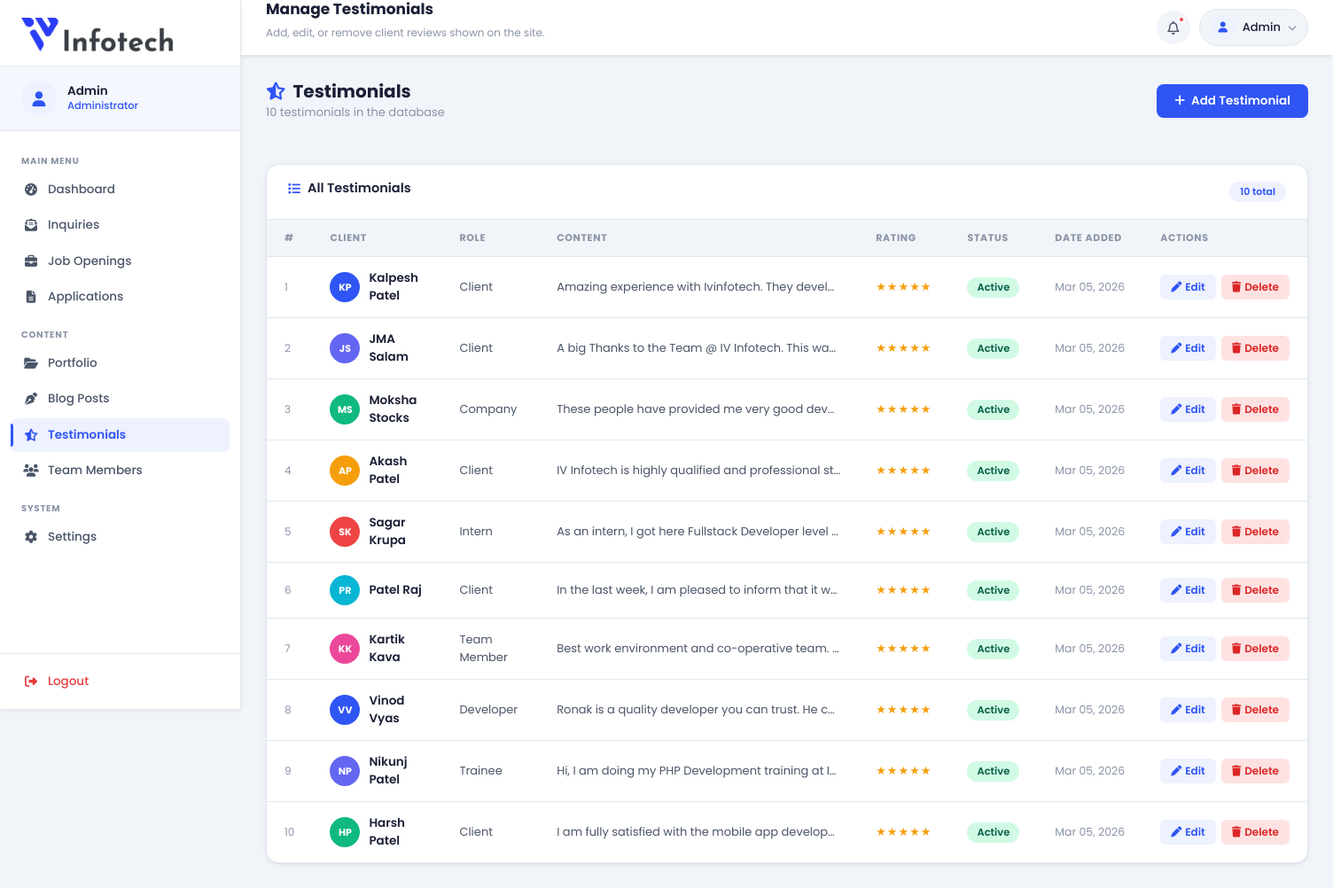
/admin/testimonials (signed in), run on the app's committed database.
### app.py (models this page shows, shortened)
class AdminUser(UserMixin, db.Model):
    __tablename__ = 'admin_users'
    id = db.Column(db.Integer, primary_key=True)
    username = db.Column(db.String(80), unique=True, nullable=False)
    password_hash = db.Column(db.String(256), nullable=False)

class Testimonial(db.Model):
    __tablename__ = 'testimonials'
    id          = db.Column(db.Integer, primary_key=True)
    client_name = db.Column(db.String(120), nullable=False)
    client_role = db.Column(db.String(120), nullable=False)
    content     = db.Column(db.Text, nullable=False)
    rating      = db.Column(db.Integer, default=5, nullable=False)
    is_active   = db.Column(db.Boolean, default=True, nullable=False)
    created_at  = db.Column(db.DateTime, default=datetime.utcnow)

### app.py (the view)
@app.route('/admin/testimonials')
@login_required
def admin_testimonials():
    all_testimonials = Testimonial.query.order_by(Testimonial.created_at.desc()).all()
    return render_template('admin/testimonials.html', testimonials=all_testimonials)

### app.py (called while the page is built)
def get_site_settings():
    rows = SiteSettings.query.all()
    result = dict(_SETTINGS_DEFAULTS)
    for row in rows:
        result[row.key] = row.value or ''
    return result

@app.context_processor
def inject_site_settings():
    try:
        return {'site': get_site_settings()}
    except Exception:
        return {'site': dict(_SETTINGS_DEFAULTS)}

@login_manager.user_loader
def load_user(user_id):
    return db.session.get(AdminUser, int(user_id))

@app.context_processor
def inject_globals():
    return {'now': datetime.utcnow()}

### templates/admin/testimonials.html (shortened to what this page needs)
{% extends 'admin/base.html' %}
{% block topbar_title %}Manage Testimonials{% endblock %}
{% block topbar_sub %}Add, edit, or remove client reviews shown on the site.{% endblock %}
{% block content %}
            <div class="page-header-bar">
                <div>
                    <h1><i class="fa-solid fa-star-half-stroke" style="color:var(--primary-blue);margin-right:8px;"></i>Testimonials</h1>
                    <p>{{ testimonials | length }} testimonial{{ 's' if testimonials | length != 1 }} in the database</p>
                </div>
                <button class="btn-add" data-bs-toggle="modal" data-bs-target="#addModal">
                    <i class="fa-solid fa-plus"></i> Add Testimonial
                </button>
            </div>
            <div class="panel">
                <div class="panel__header">
                    <h2 class="panel__title"><i class="fa-solid fa-list"></i> All Testimonials</h2>
                    <span class="panel__badge">{{ testimonials | length }} total</span>
                </div>
                <div class="table-wrap">
                    {% if testimonials %}
                    <table class="data-table">
                        <thead>
                            <tr>
                                <th>#</th>
                                <th>Client</th>
                                <th>Role</th>
                                <th>Content</th>
                                <th>Rating</th>
                                <th>Status</th>
                                <th>Date Added</th>
                                <th>Actions</th>
                            </tr>
                        </thead>
                        <tbody>
                            {% for t in testimonials %}
                            {% set words = t.client_name.split() %}
                            {% set initials = (words[0][0] + (words[-1][0] if words|length > 1 else '')) | upper %}
                            {% set avatar_colors = ['#2F55F4','#6366f1','#10b981','#f59e0b','#ef4444','#06b6d4','#ec4899'] %}
                            {% set color = avatar_colors[loop.index0 % (avatar_colors | length)] %}
                            <tr>
                                <td style="color:var(--text-muted);font-size:12px;">{{ loop.index }}</td>
                                <td>
                                    <div class="applicant-cell">
                                        <div class="applicant-avatar" style="background:{{ color }};width:34px;height:34px;font-size:11px;">{{ initials }}</div>
                                        <strong style="font-size:13.5px;">{{ t.client_name }}</strong>
                                    </div>
                                </td>
                                <td style="font-size:13px;color:var(--text-mid);">{{ t.client_role }}</td>
                                <td>
                                    <div class="content-cell" title="{{ t.content }}">{{ t.content }}</div>
                                </td>
                                <td>
                                    <span class="star-display">
                                        {% for _ in range(t.rating) %}★{% endfor %}{% for _ in range(5 - t.rating) %}☆{% endfor %}
                                    </span>
                                </td>
                                <td>
                                    {% if t.is_active %}
                                    <span class="status-pill status-pill--green">Active</span>
                                    {% else %}
                                    <span class="status-pill status-pill--red">Inactive</span>
                                    {% endif %}
                                </td>
                                <td style="font-size:12.5px;color:var(--text-muted);white-space:nowrap;">
                                    {{ t.created_at.strftime('%b %d, %Y') if t.created_at else '—' }}
                                </td>
                                <td>
                                    <div style="display:flex;gap:6px;align-items:center;">
                                        <button class="btn-edit"
                                            onclick="openEditModal({{ t.id }}, '{{ t.client_name | replace("'", "\\'") }}', '{{ t.client_role | replace("'", "\\'") }}', {{ t.rating }}, {{ 'true' if t.is_active else 'false' }}, this)"
                                            data-content="{{ t.content | e }}">
                                            <i class="fa-solid fa-pen"></i> Edit
                                        </button>
                                        <button class="btn-delete"
                                            onclick="openDeleteModal({{ t.id }}, '{{ t.client_name | replace("'", "\\'") }}')">
                                            <i class="fa-solid fa-trash"></i> Delete
                                        </button>
                                    </div>
                                </td>
                            </tr>
                            {% endfor %}
                        </tbody>
                    </table>
                    {% else %}
                    <div class="empty-state">
                        <i class="fa-regular fa-star"></i>
                        <p>No testimonials yet. Click <strong>Add Testimonial</strong> to get started.</p>
                    </div>
                    {% endif %}
                </div>
            </div>
{% endblock %}

### templates/admin/base.html (shortened to what this page needs)
﻿<!DOCTYPE html>
<html lang="en">
<head>
    <link rel="stylesheet" href="https://cdnjs.cloudflare.com/ajax/libs/font-awesome/6.5.1/css/all.min.css">
    <link href="https://cdn.jsdelivr.net/npm/bootstrap@5.3.3/dist/css/bootstrap.min.css" rel="stylesheet">
    <link rel="stylesheet" href="{{ url_for('static', filename='css/admin.css') }}">
</head>
<body class="admin-body">
    <aside class="sidebar" id="sidebar">
        <div class="sidebar__brand">
            <a href="/" target="_blank" class="sidebar__logo-link">
                <img src="{{ url_for('static', filename='images/logo.png') }}" alt="IV Infotech">
            </a>
        </div>
        <div class="sidebar__profile">
            <div class="sidebar__avatar">
                <i class="fa-solid fa-user"></i>
            </div>
            <div class="sidebar__profile-info">
                <span class="sidebar__profile-name">{{ current_user.username | capitalize }}</span>
                <span class="sidebar__profile-role">Administrator</span>
            </div>
        </div>
        <nav class="sidebar__nav">
            <span class="sidebar__section-label">Main Menu</span>
            <a href="{{ url_for('admin_dashboard') }}"
               class="sidebar__link {% if request.endpoint == 'admin_dashboard' %}sidebar__link--active{% endif %}">
                <i class="fa-solid fa-gauge-high"></i><span>Dashboard</span>
            </a>
            <a href="{{ url_for('admin_inquiries') }}"
               class="sidebar__link {% if request.endpoint == 'admin_inquiries' %}sidebar__link--active{% endif %}">
                <i class="fa-solid fa-envelope-open-text"></i><span>Inquiries</span>
            </a>
            <a href="{{ url_for('admin_jobs') }}"
               class="sidebar__link {% if request.endpoint == 'admin_jobs' %}sidebar__link--active{% endif %}">
                <i class="fa-solid fa-briefcase"></i><span>Job Openings</span>
            </a>
            <a href="{{ url_for('admin_applications') }}"
               class="sidebar__link {% if request.endpoint == 'admin_applications' %}sidebar__link--active{% endif %}">
                <i class="fa-solid fa-file-lines"></i><span>Applications</span>
            </a>
            <span class="sidebar__section-label">Content</span>
            <a href="{{ url_for('admin_portfolio') }}"
               class="sidebar__link {% if request.endpoint in ['admin_portfolio','admin_portfolio_add','admin_portfolio_edit','admin_portfolio_build'] %}sidebar__link--active{% endif %}">
                <i class="fa-solid fa-folder-open"></i><span>Portfolio</span>
            </a>
            <a href="{{ url_for('admin_blog') }}"
               class="sidebar__link {% if request.endpoint in ['admin_blog','admin_blog_add','admin_blog_edit'] %}sidebar__link--active{% endif %}">
                <i class="fa-solid fa-pen-nib"></i><span>Blog Posts</span>
            </a>
            <a href="{{ url_for('admin_testimonials') }}"
               class="sidebar__link {% if request.endpoint == 'admin_testimonials' %}sidebar__link--active{% endif %}">
                <i class="fa-solid fa-star-half-stroke"></i><span>Testimonials</span>
            </a>
            <a href="{{ url_for('admin_team') }}"
               class="sidebar__link {% if request.endpoint in ['admin_team','admin_team_add','admin_team_edit','admin_team_delete'] %}sidebar__link--active{% endif %}">
                <i class="fa-solid fa-users"></i><span>Team Members</span>
            </a>
            <span class="sidebar__section-label">System</span>
            <a href="{{ url_for('admin_settings') }}"
               class="sidebar__link {% if request.endpoint == 'admin_settings' %}sidebar__link--active{% endif %}">
                <i class="fa-solid fa-gear"></i><span>Settings</span>
            </a>
        </nav>
        <div class="sidebar__footer">
            <a href="{{ url_for('admin_logout') }}" class="sidebar__link sidebar__link--logout">
                <i class="fa-solid fa-right-from-bracket"></i><span>Logout</span>
            </a>
        </div>
    </aside>
    <div class="main-wrap">
        <header class="topbar">
            {% block topbar_greeting %}
            <div class="topbar__greeting">
                <h1 class="topbar__title">{% block topbar_title %}Admin Panel{% endblock %}</h1>
                <p class="topbar__sub">{% block topbar_sub %}{% endblock %}</p>
            </div>
            {% endblock %}
            <div class="topbar__actions">
                <button class="topbar__icon-btn" title="Notifications" aria-label="Notifications">
                    <i class="fa-regular fa-bell"></i>
                    <span class="topbar__notif-dot"></span>
                </button>
                <div class="topbar__profile-wrap">
                    <button class="topbar__profile-btn" id="profileDropBtn">
                        <div class="topbar__profile-avatar">
                            <i class="fa-solid fa-user"></i>
                        </div>
                        <span class="topbar__profile-name">{{ current_user.username | capitalize }}</span>
                        <i class="fa-solid fa-chevron-down"></i>
                    </button>
                </div>
            </div>
        </header>
        <main class="content">
            {% block content %}{% endblock %}
        </main>
    </div>
</body>
</html>

### templates/admin/testimonials.html (style rules this page uses)
.page-header-bar { display: flex; align-items: center; justify-content: space-between; flex-wrap: wrap; gap: 12px; margin-bottom: 24px; }
.page-header-bar h1 { font-size: 20px; font-weight: 700; color: var(--text-dark); margin: 0; }
.page-header-bar p { font-size: 13px; color: var(--text-muted); margin: 2px 0 0; }
.btn-add { display: inline-flex; align-items: center; gap: 7px; padding: 9px 20px; background: var(--primary-blue); color: #fff; border-radius: var(--radius-sm); font-size: 13.5px; font-weight: 600; border: none; cursor: pointer; transition: background 0.2s; }
.star-display { color: #f59e0b; letter-spacing: 1px; font-size: 13px; }
.btn-edit { display: inline-flex; align-items: center; gap: 4px; padding: 5px 12px; background: var(--primary-light); color: var(--primary-blue); border: none; border-radius: 6px; font-size: 12px; font-weight: 600; cursor: pointer; transition: background .18s; }
.btn-delete { display: inline-flex; align-items: center; gap: 4px; padding: 5px 12px; background: #fee2e2; color: #dc2626; border: none; border-radius: 6px; font-size: 12px; font-weight: 600; cursor: pointer; transition: background .18s; }
.content-cell { max-width: 320px; white-space: nowrap; overflow: hidden; text-overflow: ellipsis; font-size: 13px; color: var(--text-mid); }

### data on the page
AdminUser: username "Admin"
Testimonial: initials "KP", client_name "Kalpesh Patel", client_role "Client", content "Amazing experience with Ivinfotech. They devel…", is_active "Active", created_at "Mar 05, 2026"
Testimonial: initials "JS", client_name "JMA Salam", client_role "Client", content "A big Thanks to the Team @ IV Infotech. This wa…", is_active "Active", created_at "Mar 05, 2026"
Testimonial: initials "MS", client_name "Moksha Stocks", client_role "Company", content "These people have provided me very good dev…", is_active "Active", created_at "Mar 05, 2026"
Testimonial: initials "AP", client_name "Akash Patel", client_role "Client", content "IV Infotech is highly qualified and professional st…", is_active "Active", created_at "Mar 05, 2026"
Testimonial: initials "SK", client_name "Sagar Krupa", client_role "Intern", content "As an intern, I got here Fullstack Developer level…", is_active "Active", created_at "Mar 05, 2026"
Testimonial: initials "PR", client_name "Patel Raj", client_role "Client", content "In the last week, I am pleased to inform that it w…", is_active "Active", created_at "Mar 05, 2026"
Testimonial: initials "KK", client_name "Kartik Kava", client_role "Team Member", content "Best work environment and co-operative team.…", is_active "Active", created_at "Mar 05, 2026"
Testimonial: initials "VV", client_name "Vinod Vyas", client_role "Developer", content "Ronak is a quality developer you can trust. He c…", is_active "Active", created_at "Mar 05, 2026"
Testimonial: initials "NP", client_name "Nikunj Patel", client_role "Trainee", content "Hi, I am doing my PHP Development training at I…", is_active "Active", created_at "Mar 05, 2026"
Testimonial: initials "HP", client_name "Harsh Patel", client_role "Client", content "I am fully satisfied with the mobile app develop…", is_active "Active", created_at "Mar 05, 2026"

### other printed values
{{ testimonials | length }} "10"
{{ 's' if testimonials | length != 1 }} "s"
